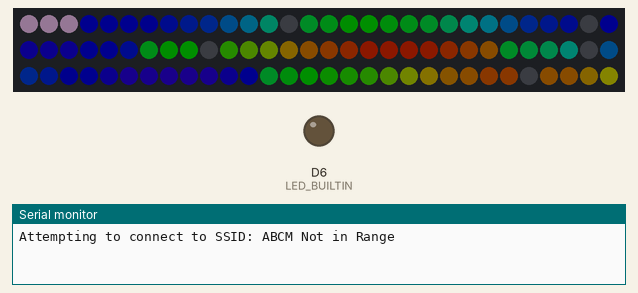
This sketch was run on a simulated Arduino MKR. Shown: 90 RGB LEDs in strip order, left to right, continuing on the next row, output pins drawn as LEDs (lit = HIGH), the last lines printed to the serial monitor. Dashed ring = blinking. Dim RGB values are drawn brighter than linear; WiFi joins after 1.5 s; servers stay silent unless stated.

Above: at 0.1 s.
At 11.6 s:
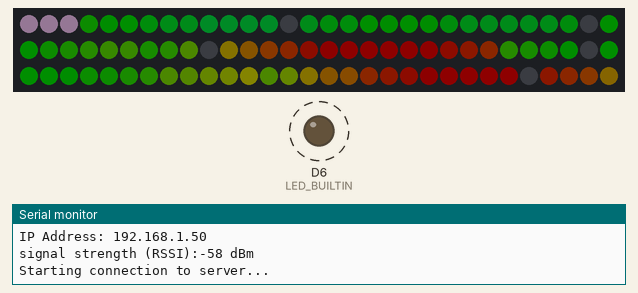
At 25.2 s:
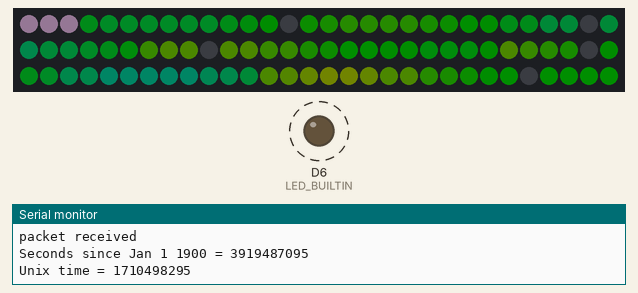
At 38.9 s:
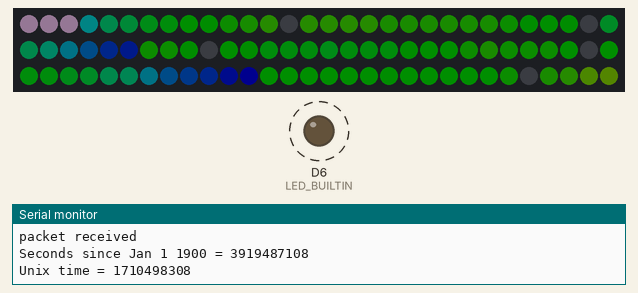
Timing chart, 0 to 40.0 s (numbered marks = the images above):
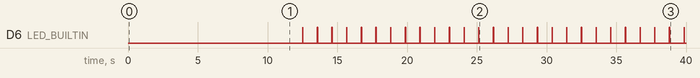

Measured:
- by itself, D6 (LED_BUILTIN): alternates HIGH for 0.02 s and LOW for 1.0 s
- what the display in image 1 shows lasts 1.0 s, from 11.5 s to 12.5 s

The sketch:

Klok.ino
```cpp
#include <FastLED.h>;
#include <SPI.h>;
#include <WiFiNINA.h>
#include <WiFiUdp.h>

int fps = 24;

int status = WL_IDLE_STATUS;
unsigned int localPort = 2390;      // local port to listen for UDP packets
IPAddress timeServer(129, 6, 15, 28); // time.nist.gov NTP server
const int NTP_PACKET_SIZE = 48; // NTP timestamp is in the first 48 bytes of the message
byte packetBuffer[ NTP_PACKET_SIZE]; //buffer to hold incoming and outgoing packets
// A UDP instance to let us send and receive packets over UDP
WiFiUDP Udp;

const char ssid[] = "ABCM Not in Range";
const char pass[] = "marion013";
const int numLeds=90;
CRGB strip[numLeds];
int DATA_PIN = 9;
int cloc = 10;
int timeOffset = 2;
const int numWords = 22;
//woord words[6] = {"Logo:0102", "Uur:0407", "Twaalf:0813", "Elf:1518", "Tien:1921", "Negen:2225"};

unsigned long internetTime = 0;


unsigned long secondsLastUpdate = 0;
class woord {
  public:
    String naam;
    int start;
    int eind;
    bool active = false;
    woord(String n, int b, int e) {
        this->naam = n;
        this->start = b;
        this->eind = e;
    }

};

woord words[numWords] = {woord("logo",0,2),woord("uur",3,6),woord("12u",7,12),woord("11u",14,17),woord("6u",18,19),woord("7u",20,24), woord("8u",25,27),
woord("9u", 29, 32), woord("10u", 33, 35), woord("5u", 36, 38), woord("4u", 40, 42), woord("3u", 43, 46), woord("2u", 47, 50), woord("1u", 51, 53),
woord("15ov", 54, 57), woord("half", 59, 62), woord("vooruur", 63, 67), woord("overuur", 68, 71), woord("overdeel", 72, 75), woord("voordeel", 76,80),
woord("10ov", 81, 84), woord("5ov", 86, 89)};

CRGB getColor(int ledPosition) {
  int x = 10;
  int y = 10;

  if(ledPosition <= 17) {
    y = 0;
    x = 17 - ledPosition;
  } else if(ledPosition <= 35) {
    y = 1;
    x = ledPosition - 18;
  } else if(ledPosition <= 53) {
    y = 2;
    x = 36 - ledPosition;
  } else if(ledPosition <= 71) {
    y = 3;
    x = ledPosition - 54;
  } else if(ledPosition <= 89) {
    y = 4;
    x = 72 - ledPosition;
  }
  int scale = 10;
  uint8_t nois = inoise8(x*scale-millis()/5,y*scale);
  float noise = (float) nois;
  CRGB color = CRGB(0,0,0);
  float value = 0;
  int maxi = 180;
  if (noise <= 64) {
    value = noise / 64;

    color = CRGB(maxi*value, 0, maxi*(1-value));
  } else if (noise <= 128) {
    value = (noise - 64) / 64;
    color = CRGB(maxi*(1-value), maxi*value, 0);

  } else if (noise <= 192) {
    value = (noise - 128) / 64;
    color = CRGB(0, maxi*(1 - value), maxi*value);
  } else {
    value = (noise - 191) / 64;
    color = CRGB(maxi * value, 0, maxi*(1-value));
  }

  return color;

}


// Zet de leds van de actieve woorden aan
void colorLeds() {
  for(int i=0; i<numWords;i++) {
    if(words[i].active) {
      for(int j = words[i].start; j<=words[i].eind; j++) {
        strip[j] = CRGB(255,200,255); // foregroundColor
      }
    } else {
      for(int j = words[i].start; j<=words[i].eind; j++) {
        strip[j] = getColor(j); // backgroundColor
      }
    }
  }
  FastLED.show();
}

void setWordActive(String n) {
  for(int i=0; i < numWords; i++) {
    if(words[i].naam == n) {
      words[i].active = true;
    }
  }
}
void setWordInActive(String n) {
  for(int i=0; i < numWords; i++) {
    if(words[i].naam == n) {
      words[i].active = false;
    }
  }
}
void resetAll() {
  for(int i=0; i < numWords; i++) {
    words[i].active = false;
  }
}

// Internet tijd naar Uur:Min:Sec en set de leds
void SetWords() {
  unsigned long adjustedTime = internetTime + (millis() / 1000 - secondsLastUpdate);
  int hours = ((adjustedTime  % 86400L) / 3600) + timeOffset; // hours
  int OldMinutes = ((adjustedTime  % 3600) / 60); // minutes
  int seconds = (adjustedTime % 60); // seconds

  resetAll();
  int minutes = int(round(OldMinutes / 5.0))*5.0;
  if(hours > 12) {
    hours -= 12;
  }
  if(minutes == 60) {
    minutes = 0;
    hours++;
    if(hours == 13) {
      hours = 1;
    }
  }

  // het is nu 12 uurs klok
  int nextHour = hours+1;
  if (nextHour == 13) {
    nextHour = 1;
  }

  if(minutes == 0) {
    setWordActive(String(hours) + "u");
    setWordActive("uur");
  } else if(minutes == 5 or minutes == 10 or minutes == 15) {
    setWordActive(String(minutes) + "ov");
    setWordActive("overuur");
    setWordActive(String(hours) + "u");
  } else if(minutes == 20 or minutes == 25) {
    setWordActive(String(30 - minutes) + "ov");
    setWordActive("voordeel");
    setWordActive("half");
    setWordActive(String(nextHour) + "u");
  } else if(minutes == 30) {
    setWordActive("half");
    setWordActive(String(nextHour) + "u");
  } else if(minutes == 35 or minutes == 40) {
    setWordActive(String(minutes - 30) + "ov");
    setWordActive("overdeel");
    setWordActive("half");
    setWordActive(String(nextHour) + "u");
  } else if(minutes == 45 or minutes == 50 or minutes == 55) {
    setWordActive(String(60 - minutes) + "ov");
    setWordActive("vooruur");
    setWordActive(String(nextHour) + "u");
  }
  colorLeds();
  //Serial.println("This :" + String(hours) + "   " + "next :" + String(nextHour));
  //Serial.println(String(hours) + " : " + String(minutes));
}

void setup() {
  Serial.begin(9600);
  pinMode(LED_BUILTIN, OUTPUT);
  FastLED.addLeds<APA102, 9, 10, BGR>(strip, numLeds);
  FastLED.setBrightness(20); // van de 100
  FastLED.clear();
  setWordActive("logo");
  colorLeds();
  connectWifi();

}

void loop() {

  // Tijd van time server halen

  while(internetTime == 0) {
    resetAll();
    setWordActive("logo");
    colorLeds();
    unsigned long tempTime = getUtcTime();
    if (tempTime > 0){
      internetTime = tempTime;
      secondsLastUpdate = millis() / 1000;
      setWordInActive("logo");
      colorLeds();
    }
  }

  SetWords();

  digitalWrite(LED_BUILTIN, HIGH);   // turn the LED on (HIGH is the voltage level)
  delay(500 / fps);                       // wait for a second
  digitalWrite(LED_BUILTIN, LOW);    // turn the LED off by making the voltage LOW
  delay(500 / fps);

  if (millis() / 1000 - secondsLastUpdate > 7200 or millis() / 1000 - secondsLastUpdate < -10) {
    internetTime = 0;
  }
}


//**** Connect WiFi ****
void connectWifi(){
  // check for the WiFi module:
  if (WiFi.status() == WL_NO_MODULE) {
    Serial.println("Communication with WiFi module failed!");
    // don't continue
    while (true);
  }

  String fv = WiFi.firmwareVersion();
  if (fv < WIFI_FIRMWARE_LATEST_VERSION) {
    Serial.println("Please upgrade the firmware");
  }

  // attempt to connect to WiFi network:
  while (status != WL_CONNECTED) {
    Serial.print("Attempting to connect to SSID: ");
    Serial.println(ssid);
    // Connect to WPA/WPA2 network. Change this line if using open or WEP network:
    status = WiFi.begin(ssid, pass);

    // wait 10 seconds for connection:
    delay(10000);
  }

  Serial.println("Connected to WiFi");
  printWifiStatus();

  Serial.println("\nStarting connection to server...");
  Udp.begin(localPort);
}

void printWifiStatus() {
  // print the SSID of the network you're attached to:
  Serial.print("SSID: ");
  Serial.println(WiFi.SSID());

  // print your board's IP address:
  IPAddress ip = WiFi.localIP();
  Serial.print("IP Address: ");
  Serial.println(ip);

  // print the received signal strength:
  long rssi = WiFi.RSSI();
  Serial.print("signal strength (RSSI):");
  Serial.print(rssi);
  Serial.println(" dBm");
}


// **** Tijd van timeserver ****
unsigned long getUtcTime(){

  sendNTPpacket(timeServer); // send an NTP packet to a time server
  // wait to see if a reply is available
  delay(1000);
  if (Udp.parsePacket()) {
    Serial.println("packet received");
    // We've received a packet, read the data from it
    Udp.read(packetBuffer, NTP_PACKET_SIZE); // read the packet into the buffer

    //the timestamp starts at byte 40 of the received packet and is four bytes,
    // or two words, long. First, extract the two words:

    unsigned long highWord = word(packetBuffer[40], packetBuffer[41]);
    unsigned long lowWord = word(packetBuffer[42], packetBuffer[43]);
    // combine the four bytes (two words) into a long integer
    // this is NTP time (seconds since Jan 1 1900):
    unsigned long secsSince1900 = highWord << 16 | lowWord;
    Serial.print("Seconds since Jan 1 1900 = ");
    Serial.println(secsSince1900);

    // now convert NTP time into everyday time:
    Serial.print("Unix time = ");
    // Unix time starts on Jan 1 1970. In seconds, that's 2208988800:
    const unsigned long seventyYears = 2208988800UL;
    // subtract seventy years:
    unsigned long epoch = secsSince1900 - seventyYears;
    // print Unix time:
    Serial.println(epoch);
    return epoch;


    // print the hour, minute and second:
    Serial.print("The UTC time is ");       // UTC is the time at Greenwich Meridian (GMT)
    Serial.print((epoch  % 86400L) / 3600); // print the hour (86400 equals secs per day)
    Serial.print(':');
    if (((epoch % 3600) / 60) < 10) {
      // In the first 10 minutes of each hour, we'll want a leading '0'
      Serial.print('0');
    }
    Serial.print((epoch  % 3600) / 60); // print the minute (3600 equals secs per minute)
    Serial.print(':');
    if ((epoch % 60) < 10) {
      // In the first 10 seconds of each minute, we'll want a leading '0'
      Serial.print('0');
    }
    Serial.println(epoch % 60); // print the second
  }
  // wait ten seconds before asking for the time again
  delay(5000);
  return 0;
}


unsigned long sendNTPpacket(IPAddress& address) {
  //Serial.println("1");
  // set all bytes in the buffer to 0
  memset(packetBuffer, 0, NTP_PACKET_SIZE);
  // Initialize values needed to form NTP request
  // (see URL above for details on the packets)
  //Serial.println("2");
  packetBuffer[0] = 0b11100011;   // LI, Version, Mode
  packetBuffer[1] = 0;     // Stratum, or type of clock
  packetBuffer[2] = 6;     // Polling Interval
  packetBuffer[3] = 0xEC;  // Peer Clock Precision
  // 8 bytes of zero for Root Delay & Root Dispersion
  packetBuffer[12]  = 49;
  packetBuffer[13]  = 0x4E;
  packetBuffer[14]  = 49;
  packetBuffer[15]  = 52;

  //Serial.println("3");

  // all NTP fields have been given values, now
  // you can send a packet requesting a timestamp:
  Udp.beginPacket(address, 123); //NTP requests are to port 123
  //Serial.println("4");
  Udp.write(packetBuffer, NTP_PACKET_SIZE);
  //Serial.println("5");
  Udp.endPacket();
  //Serial.println("6");
}
```
